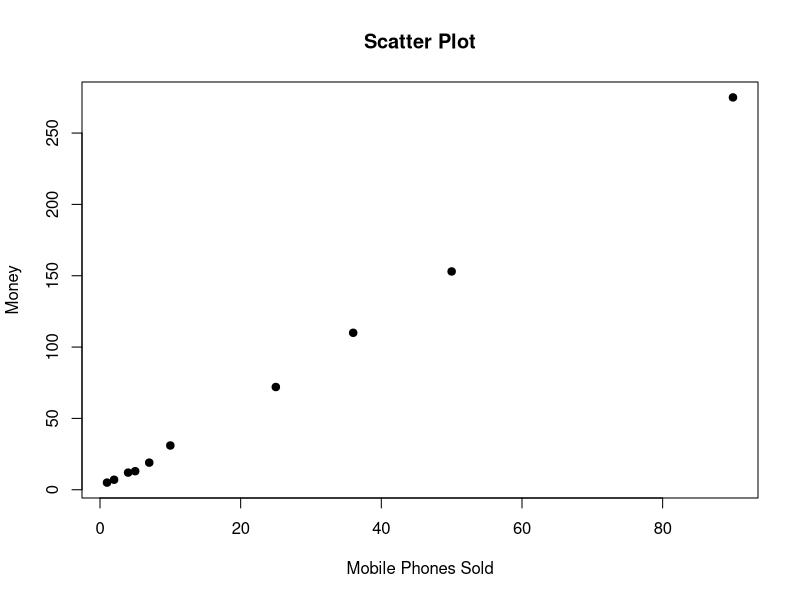

The R script that drew this image:
x <- c(4,1,5,7,10,2,50,25,90,36)
y <- c(12,5,13,19,31,7,153,72,275,110)

plot(x,y,
     main="Scatter Plot",
     xlab="Mobile Phones Sold",
     ylab="Money",
     pch=19)
